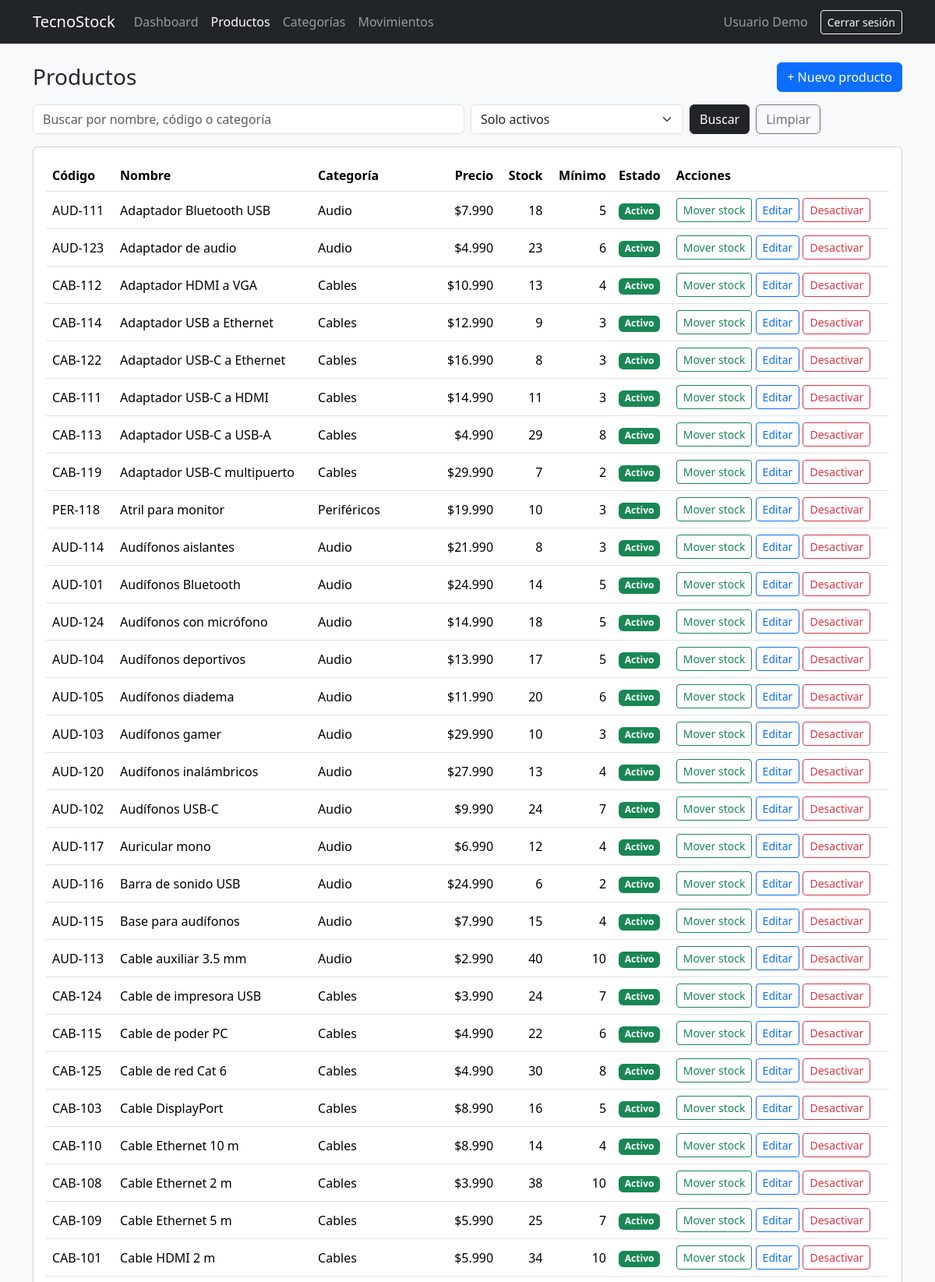
The app's page /productos.php (signed in, upper part) with its own data.
### tables this page shows
CREATE TABLE IF NOT EXISTS productos (
    id_producto  INT AUTO_INCREMENT PRIMARY KEY,
    codigo       VARCHAR(50)  NOT NULL UNIQUE,
    nombre       VARCHAR(150) NOT NULL,
    descripcion  TEXT,
    precio       DECIMAL(10,2) NOT NULL DEFAULT 0,
    stock_actual INT NOT NULL DEFAULT 0,
    stock_minimo INT NOT NULL DEFAULT 0,
    estado       TINYINT(1) NOT NULL DEFAULT 1,
    id_categoria INT NOT NULL,
    CONSTRAINT chk_precio_no_negativo       CHECK (precio >= 0),
    CONSTRAINT chk_stock_actual_no_negativo CHECK (stock_actual >= 0),
    CONSTRAINT chk_stock_minimo_no_negativo CHECK (stock_minimo >= 0),
    CONSTRAINT fk_productos_categoria FOREIGN KEY (id_categoria)
        REFERENCES categorias (id_categoria)
        ON UPDATE CASCADE ON DELETE RESTRICT
);

CREATE TABLE IF NOT EXISTS categorias (
    id_categoria INT AUTO_INCREMENT PRIMARY KEY,
    nombre       VARCHAR(100) NOT NULL UNIQUE,
    descripcion  TEXT,
    estado       TINYINT(1) NOT NULL DEFAULT 1
);

### includes/sesion.php (called while the page is built, shortened)
<?php
function e($valor) {
    return htmlspecialchars((string)$valor, ENT_QUOTES, 'UTF-8');
}
function dato($origen, $clave, $recortar = true) {
    $valor = $origen[$clave] ?? '';
    return $recortar ? trim($valor) : $valor;
}

### productos.php (the view, shortened to what this page needs)
<?php
require_once "includes/header.php";
require_once "config/conexion.php";
$buscar = dato($_GET, 'buscar');
$estado = $_GET['estado'] ?? '1';
$sql = "SELECT p.id_producto, p.codigo, p.nombre, c.nombre AS categoria,
               p.precio, p.stock_actual, p.stock_minimo, p.estado
        FROM productos p
        INNER JOIN categorias c ON p.id_categoria = c.id_categoria
        WHERE 1 = 1";
$parametros = [];
if ($estado === '1' || $estado === '0') {
    $sql .= " AND p.estado = :estado";
    $parametros[':estado'] = (int)$estado;
} else {
    $estado = 'todos';
}
$sql .= " ORDER BY p.nombre ASC";
$stmt = $conexion->prepare($sql);
$stmt->execute($parametros);
$productos = $stmt->fetchAll();
?>
<div class="d-flex justify-content-between align-items-center mb-3">
    <h1 class="h3 mb-0">Productos</h1>
    <a href="producto_nuevo.php" class="btn btn-primary">+ Nuevo producto</a>
</div>
<form method="GET" action="productos.php" class="row g-2 mb-3">
    <div class="col-md-6">
        <input type="text" name="buscar" class="form-control"
               placeholder="Buscar por nombre, código o categoría"
               value="<?php echo e($buscar); ?>">
    </div>
    <div class="col-md-3">
        <select name="estado" class="form-select">
            <option value="1"     <?php echo $estado === '1' ? 'selected' : ''; ?>>Solo activos</option>
        </select>
    </div>
    <div class="col-md-3 d-flex gap-2">
        <button type="submit" class="btn btn-dark">Buscar</button>
        <a href="productos.php" class="btn btn-outline-secondary">Limpiar</a>
    </div>
</form>
<div class="card">
    <div class="card-body">
        <?php if (count($productos) === 0): ?>
            <p class="text-muted mb-0">No se encontraron productos.</p>
        <?php else: ?>
            <div class="table-responsive">
                <table class="table table-hover align-middle mb-0">
                    <thead>
                        <tr>
                            <th>Código</th>
                            <th>Nombre</th>
                            <th>Categoría</th>
                            <th class="text-end">Precio</th>
                            <th class="text-end">Stock</th>
                            <th class="text-end">Mínimo</th>
                            <th>Estado</th>
                            <th>Acciones</th>
                        </tr>
                    </thead>
                    <tbody>
                        <?php foreach ($productos as $p): ?>
                            <?php $stock_bajo = ($p['stock_actual'] < $p['stock_minimo']); ?>
                            <tr class="<?php echo $p['estado'] == 0 ? 'table-secondary' : ''; ?>">
                                <td><?php echo e($p['codigo']); ?></td>
                                <td><?php echo e($p['nombre']); ?></td>
                                <td><?php echo e($p['categoria']); ?></td>
                                <td class="text-end">$<?php echo number_format($p['precio'], fmod((float)$p['precio'], 1) == 0 ? 0 : 2, ',', '.'); ?></td>
                                <td class="text-end <?php echo ($stock_bajo && $p['estado'] == 1) ? 'text-danger fw-bold' : ''; ?>">
                                    <?php echo (int)$p['stock_actual']; ?>
                                </td>
                                <td class="text-end"><?php echo (int)$p['stock_minimo']; ?></td>
                                <td>
                                    <?php if ($p['estado'] == 1): ?>
                                        <span class="badge text-bg-success">Activo</span>
                                    <?php else: ?>
                                        <span class="badge text-bg-secondary">Inactivo</span>
                                    <?php endif; ?>
                                </td>
                                <td class="text-nowrap">
                                    <?php if ($p['estado'] == 1): ?>
                                        <a href="movimientos.php?producto=<?php echo (int)$p['id_producto']; ?>"
                                           class="btn btn-sm btn-outline-success">Mover stock</a>
                                        <a href="producto_editar.php?id=<?php echo (int)$p['id_producto']; ?>"
                                           class="btn btn-sm btn-outline-primary">Editar</a>
                                        <form method="POST" action="producto_estado.php" class="d-inline"
                                              data-confirmar="¿Desactivar el producto '<?php echo e($p['nombre']); ?>'? Dejará de aparecer en los movimientos, pero su historial se conserva.">
                                            <button type="submit" class="btn btn-sm btn-outline-danger">Desactivar</button>
                                        </form>
                                    <?php endif; ?>
                                </td>
                            </tr>
                        <?php endforeach; ?>
                    </tbody>
                </table>
            </div>
        <?php endif; ?>
    </div>
</div>
<?php require_once "includes/footer.php"; ?>

### records on screen
productos: codigo "AUD-111", nombre "Adaptador Bluetooth USB", id_categoria.nombre "Audio", precio "7.990", stock_actual "18", stock_minimo "5", estado "Activo"
productos: codigo "AUD-123", nombre "Adaptador de audio", id_categoria.nombre "Audio", precio "4.990", stock_actual "23", stock_minimo "6", estado "Activo"
productos: codigo "CAB-112", nombre "Adaptador HDMI a VGA", id_categoria.nombre "Cables", precio "10.990", stock_actual "13", stock_minimo "4", estado "Activo"
productos: codigo "CAB-114", nombre "Adaptador USB a Ethernet", id_categoria.nombre "Cables", precio "12.990", stock_actual "9", stock_minimo "3", estado "Activo"
productos: codigo "CAB-122", nombre "Adaptador USB-C a Ethernet", id_categoria.nombre "Cables", precio "16.990", stock_actual "8", stock_minimo "3", estado "Activo"
productos: codigo "CAB-111", nombre "Adaptador USB-C a HDMI", id_categoria.nombre "Cables", precio "14.990", stock_actual "11", stock_minimo "3", estado "Activo"
productos: codigo "CAB-113", nombre "Adaptador USB-C a USB-A", id_categoria.nombre "Cables", precio "4.990", stock_actual "29", stock_minimo "8", estado "Activo"
productos: codigo "CAB-119", nombre "Adaptador USB-C multipuerto", id_categoria.nombre "Cables", precio "29.990", stock_actual "7", stock_minimo "2", estado "Activo"
productos: codigo "PER-118", nombre "Atril para monitor", id_categoria.nombre "Periféricos", precio "19.990", stock_actual "10", stock_minimo "3", estado "Activo"
productos: codigo "AUD-114", nombre "Audífonos aislantes", id_categoria.nombre "Audio", precio "21.990", stock_actual "8", stock_minimo "3", estado "Activo"
productos: codigo "AUD-101", nombre "Audífonos Bluetooth", id_categoria.nombre "Audio", precio "24.990", stock_actual "14", stock_minimo "5", estado "Activo"
productos: codigo "AUD-124", nombre "Audífonos con micrófono", id_categoria.nombre "Audio", precio "14.990", stock_actual "18", stock_minimo "5", estado "Activo"
productos: codigo "AUD-104", nombre "Audífonos deportivos", id_categoria.nombre "Audio", precio "13.990", stock_actual "17", stock_minimo "5", estado "Activo"
productos: codigo "AUD-105", nombre "Audífonos diadema", id_categoria.nombre "Audio", precio "11.990", stock_actual "20", stock_minimo "6", estado "Activo"
productos: codigo "AUD-103", nombre "Audífonos gamer", id_categoria.nombre "Audio", precio "29.990", stock_actual "10", stock_minimo "3", estado "Activo"
productos: codigo "AUD-120", nombre "Audífonos inalámbricos", id_categoria.nombre "Audio", precio "27.990", stock_actual "13", stock_minimo "4", estado "Activo"
productos: codigo "AUD-102", nombre "Audífonos USB-C", id_categoria.nombre "Audio", precio "9.990", stock_actual "24", stock_minimo "7", estado "Activo"
productos: codigo "AUD-117", nombre "Auricular mono", id_categoria.nombre "Audio", precio "6.990", stock_actual "12", stock_minimo "4", estado "Activo"
productos: codigo "AUD-116", nombre "Barra de sonido USB", id_categoria.nombre "Audio", precio "24.990", stock_actual "6", stock_minimo "2", estado "Activo"
productos: codigo "AUD-115", nombre "Base para audífonos", id_categoria.nombre "Audio", precio "7.990", stock_actual "15", stock_minimo "4", estado "Activo"
productos: codigo "AUD-113", nombre "Cable auxiliar 3.5 mm", id_categoria.nombre "Audio", precio "2.990", stock_actual "40", stock_minimo "10", estado "Activo"
productos: codigo "CAB-124", nombre "Cable de impresora USB", id_categoria.nombre "Cables", precio "3.990", stock_actual "24", stock_minimo "7", estado "Activo"
productos: codigo "CAB-115", nombre "Cable de poder PC", id_categoria.nombre "Cables", precio "4.990", stock_actual "22", stock_minimo "6", estado "Activo"
productos: codigo "CAB-125", nombre "Cable de red Cat 6", id_categoria.nombre "Cables", precio "4.990", stock_actual "30", stock_minimo "8", estado "Activo"
productos: codigo "CAB-103", nombre "Cable DisplayPort", id_categoria.nombre "Cables", precio "8.990", stock_actual "16", stock_minimo "5", estado "Activo"
productos: codigo "CAB-110", nombre "Cable Ethernet 10 m", id_categoria.nombre "Cables", precio "8.990", stock_actual "14", stock_minimo "4", estado "Activo"
productos: codigo "CAB-108", nombre "Cable Ethernet 2 m", id_categoria.nombre "Cables", precio "3.990", stock_actual "38", stock_minimo "10", estado "Activo"
productos: codigo "CAB-109", nombre "Cable Ethernet 5 m", id_categoria.nombre "Cables", precio "5.990", stock_actual "25", stock_minimo "7", estado "Activo"
productos: codigo "CAB-101", nombre "Cable HDMI 2 m", id_categoria.nombre "Cables", precio "5.990", stock_actual "34", stock_minimo "10", estado "Activo"

### other values on screen
$_SESSION['nombre'] "Usuario Demo"
